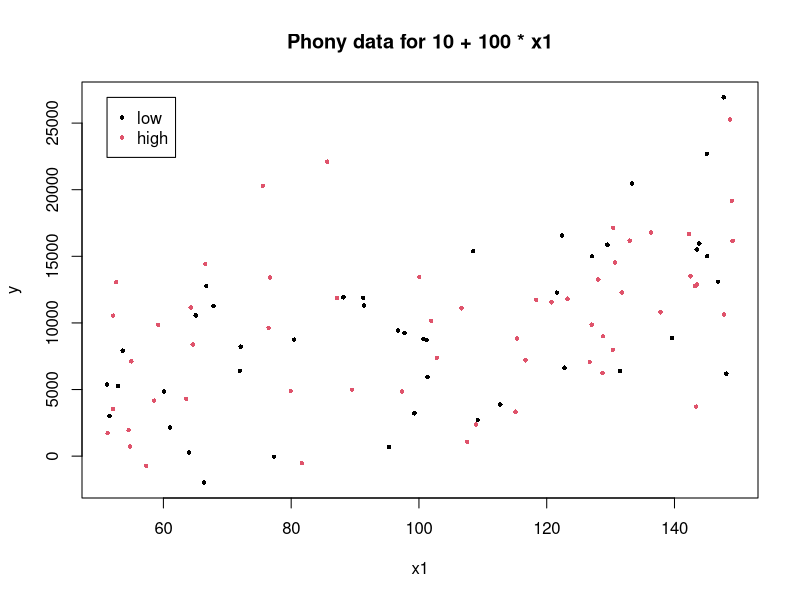
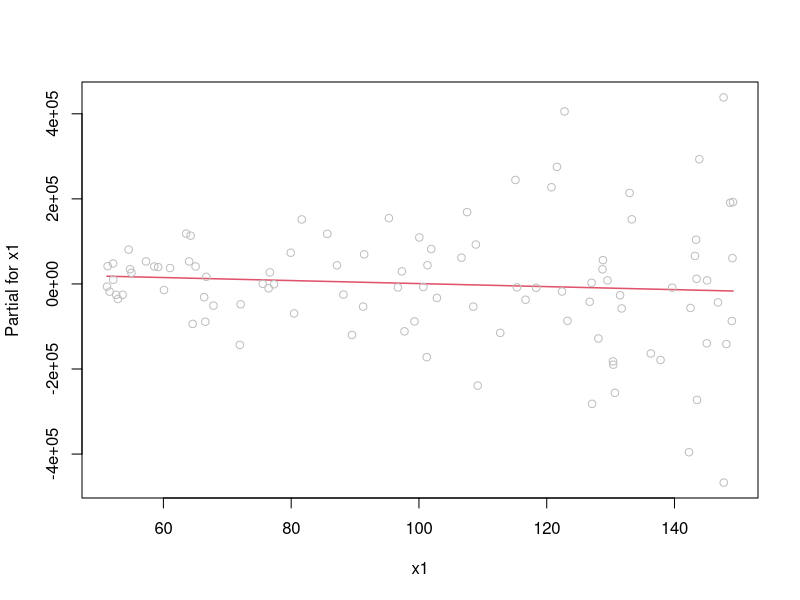
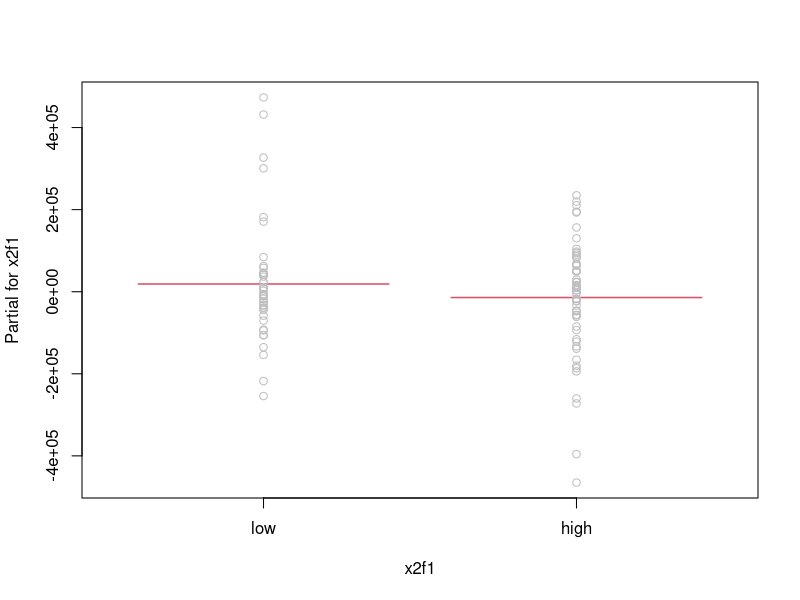
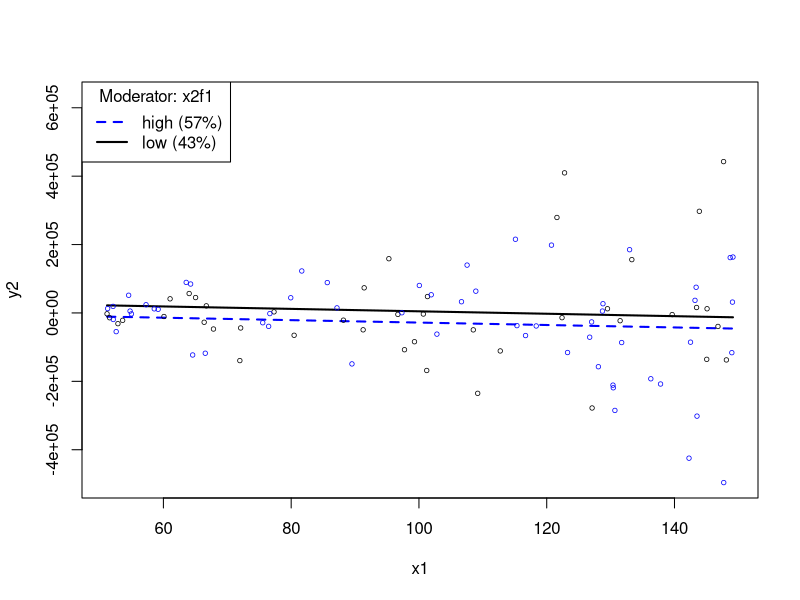

Reproduce these figures in R, in order.
## Paul Johnson
## some miscellaneous regression plots  poking and soaking

x1 <- runif(100, min = 50, max = 150)

x2numeric <- rnorm(100)
x2dummy <- ifelse( x2numeric < 0, 0, 1)

x2f1 <-cut(x2numeric, breaks = c(-100, 0, 100), labels = c("low","high"))

## now an error term
err1 <- rnorm(100, mean = 0, sd = 5000 )

## Manufacture an output variable, using the numeric
y <- 10 + 100 * x1 - 0.1 * x2dummy +   err1

dat <- data.frame(x1, x2dummy, x2f1, y)
rm(x1, x2dummy, x2f1, y)

mytitle <- paste("Phony data for", expression(10 + 100 * x1))
plot(y ~ x1, data = dat, main = mytitle , type="n")
points(y ~ x1, data = dat, col = as.numeric(dat$x2f1), pch=16, cex=.6)
legend( 1*min(dat$x1), max(dat$y), levels(dat$x2f1), col = c(1,2), pch = 16, pt.cex = 0.6)

mymod1 <- lm(y ~ x1 + x2f1, data = dat)

summary(mymod1)


library(car)

## Here's the Var-Covar matrix of b-hat. It uses
## "vcov" which is now in the R  base distribution
VarCovMat <- vcov(mymod1)

#get square root of diagonals to compare against lm output
sqrt(diag(VarCovMat))



#check for multi-collinearity
vif(mymod1)
library(rockchalk)
mcDiagnose(mymod1)


#There are 5 variants of the "heteroskedasticity consistent
#covariance matrix
hccm(mymod1, type = "hc0")
hccm(mymod1, type = "hc1")
hccm(mymod1, type = "hc2")
hccm(mymod1, type = "hc3")
hccm(mymod1, type = "hc4")


#This will introduce heteroskedasticity
e <- rnorm(100, mean = 0, sd = (1+ 10*(dat$x1)^2))

dat$y2 <- 10 + 0.015 * dat$x1 - 4 * dat$x2dummy +   e


library(lmtest)

mymod3 <- lm( y2 ~ x1 + x2f1, data = dat)

termplot(mymod3, partial.resid = TRUE, terms = "x1")
termplot(mymod3, partial.resid = TRUE, terms = "x2f1")


##Breusch-Pagan test
bptest(mymod1)
bptest(mymod3)

plotSlopes(mymod3, plotx = "x1", modx = "x2f1")

## Functional Form test

## Ramsey's "reset test" is a general purpose specification test.
## Checks to see if including squares or cubes of predictors will help.
## If it does, then you likely don't have the correct model

resettest(mymod1 ) # default
resettest(mymod1, type = "fitted")
resettest(mymod1, type = "regressor")
resettest(mymod1, type = "princomp")

#TESTS for NON NESTED MODELS

mymod2 <- lm(y ~ x1 + x2f1, data = dat)

## tests for specification: fitted model tests
## Cox's test
coxtest(mymod1, mymod2)

## j-test ala Davidson & MacKinnon: tests model 1's adequacy
## by finding if predictor values from model 2 have explanatory
## power in model 1
jtest(mymod1, mymod2)

## Davidson & MacKinnon's "encompassing test". Puts both models
## into a bigger model, then uses a Wald test to see if either should
## be removed.
## encomptest(mymod1, mymod2)
